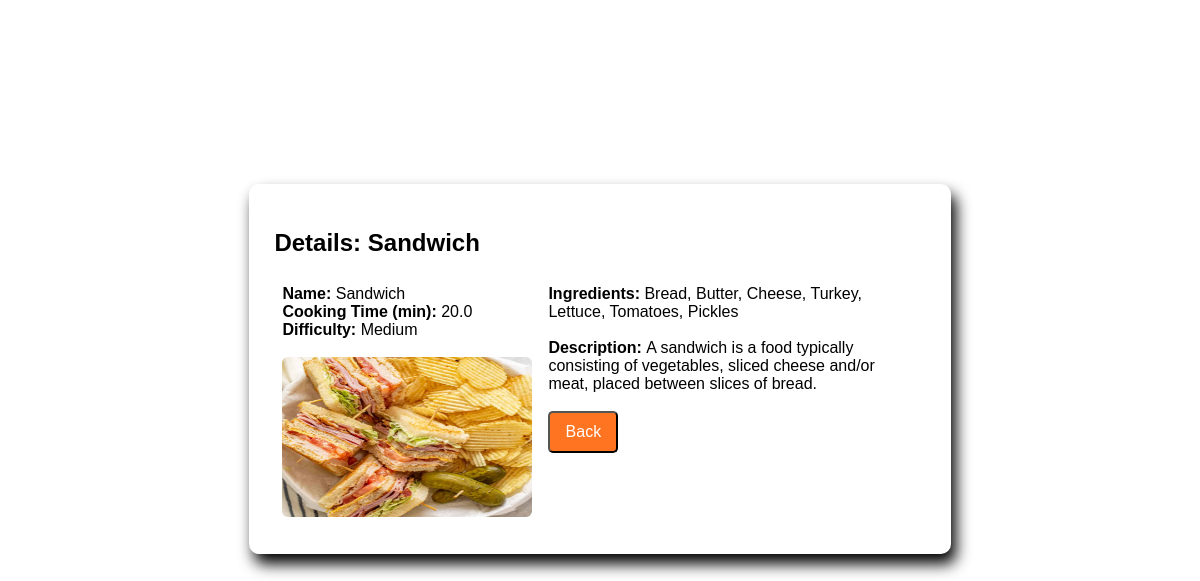
/list/5 (signed in), run on the app's committed database.
### recipes/models.py (models this page shows, shortened)
class Recipe(models.Model):
    name = models.CharField(max_length=120)
    cooking_time = models.FloatField(help_text='in minutes')
    ingredients = models.CharField(max_length=350)
    description = models.TextField()
    pic = models.ImageField(upload_to='recipes', default='no_image.svg')
    def calculate_difficulty(self):
        ingredients = self.ingredients.split(', ')
        if self.cooking_time < 30 and len(ingredients) < 7:
            difficulty = 'Easy'
        elif self.cooking_time < 30 and len(ingredients) >= 7:
            difficulty = 'Medium'
        elif self.cooking_time >= 30 and len(ingredients) < 7:
            difficulty = 'Hard'
        return difficulty

### recipes/views.py (the view)
# urls.py: path('list/<pk>', RecipeDetailView.as_view(), name='detail'),
class RecipeDetailView(LoginRequiredMixin, DetailView):
    model = Recipe
    template_name = 'recipes/detail.html'

### recipes/templates/recipes/detail.html (shortened to what this page needs)
{% load static %}
<!DOCTYPE html>
<html>
    <head>
        <link rel="stylesheet" type="text/css" href="{% static 'recipes/css/styles.css' %}">
    </head>
    <body>
        <div class="details_modal">
            <h2>Details: {{object.name}} </h2>
            <div class="details_body">
                <div class="details_short">
                    <b>Name: </b> {{object.name}} <br>
                    <b>Cooking Time (min): </b> {{object.cooking_time}} <br>
                    <b>Difficulty: </b> {{object.calculate_difficulty}} <br><br>
                    <img class="recipe_images" src="{{object.pic.url}}"/>
                </div>
                <div class="details_long">
                    <b>Ingredients: </b> {{object.ingredients}} <br><br>
                    <b>Description: </b> {{object.description}} <br><br>
                    <button onclick="goBack()" class="login_btn">Back</button>
                </div>
            </div>
        </div>
    </body>
</html>

### recipes/static/recipes/css/styles.css (style rules this page uses)
.recipe_images { width: 250px; height: 160px; border-radius: 6px; margin: 0 auto; }
.details_modal { width: 55%; background-color: white; border-radius: 10px; padding: 25px; box-shadow: 5px 10px 15px; margin: 0 auto; margin-top: 23vh; font-family: 'Roboto Mono', 'Calibri', 'Trebuchet MS', sans-serif; }
.details_body { display: flex; }
.details_short, .details_long { padding: 8px; }
.login_btn, .logout_btn, .back-home_btn { width: 70px; font-family: 'Roboto Mono', 'Calibri', 'Trebuchet MS', sans-serif; font-size: 16px; background-color: rgb(255, 116, 32); border-radius: 5px; color: white; text-decoration: none; padding: 10px; text-align: center; }

### data on the page
Recipe: name "Sandwich", cooking_time "20.0", calculate_difficulty "Medium", pic (picture), ingredients "Bread, Butter, Cheese, Turkey, Lettuce, Tomatoes, Pickles", description "A sandwich is a food typically consisting of vegetables, sliced cheese and/or meat, placed between slices of bread."
